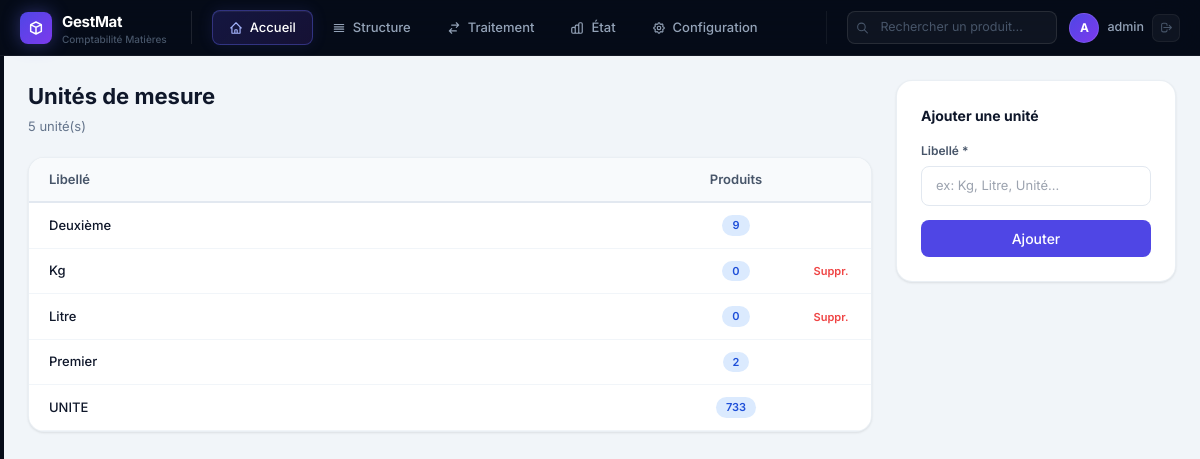
The app's page /config/unites/ (signed in) with its own data.
### matieres/models.py (models this page shows, shortened)
class Unite(models.Model):
    libelle = models.CharField(max_length=50, verbose_name="Unité")
    class Meta:
        verbose_name = "Unité"
        verbose_name_plural = "Unités"

### matieres/views.py (the view)
# urls.py: path('config/unites/', views.unite_list, name='unite_list'),
@login_required
def unite_list(request):
    if request.method == 'POST':
        libelle = request.POST.get('libelle', '').strip()
        if libelle:
            _, created = Unite.objects.get_or_create(libelle=libelle)
            messages.success(request, f"Unité « {libelle} » {'créée' if created else 'déjà existante'}.")
        return redirect('matieres:unite_list')
    if request.GET.get('delete'):
        obj = get_object_or_404(Unite, pk=request.GET['delete'])
        obj.delete()
        messages.success(request, "Unité supprimée.")
        return redirect('matieres:unite_list')
    unites = Unite.objects.annotate(nb=Count('produit')).order_by('libelle')
    return render(request, 'configuration/unites.html', {'page_title': 'Unités', 'unites': unites})

### templates/configuration/unites.html (shortened to what this page needs)
{% extends "base.html" %}
{% block content %}
<div style="display:flex;gap:24px;align-items:flex-start">
  <div style="flex:1">
    <div style="display:flex;align-items:center;justify-content:space-between;margin-bottom:20px">
      <div>
        <h1 style="font-size:22px;font-weight:700;color:#0f172a">Unités de mesure</h1>
        <p style="color:#64748b;font-size:13px;margin-top:4px">{{ unites.count }} unité(s)</p>
      </div>
    </div>
    <div class="card" style="padding:0;overflow:hidden">
      <table style="width:100%;border-collapse:collapse;font-size:13px">
        <thead>
          <tr style="background:#f8fafc;border-bottom:2px solid #e2e8f0">
            <th style="padding:12px 20px;text-align:left;font-weight:600;color:#475569">Libellé</th>
            <th style="padding:12px 20px;text-align:center;font-weight:600;color:#475569;width:110px">Produits</th>
            <th style="padding:12px 20px;text-align:center;font-weight:600;color:#475569;width:80px"></th>
          </tr>
        </thead>
        <tbody>
          {% for u in unites %}
          <tr class="table-row">
            <td style="padding:12px 20px;font-weight:500;color:#0f172a">{{ u.libelle }}</td>
            <td style="padding:12px 20px;text-align:center"><span class="badge-info">{{ u.nb }}</span></td>
            <td style="padding:12px 20px;text-align:center">
              {% if u.nb == 0 %}
              <a href="?delete={{ u.pk }}" onclick="return confirm('Supprimer ?')"
                style="font-size:11px;color:#ef4444;text-decoration:none;font-weight:600">Suppr.</a>
              {% endif %}
            </td>
          </tr>
          {% empty %}
          <tr><td colspan="3" style="padding:40px;text-align:center;color:#94a3b8">Aucune unité.</td></tr>
          {% endfor %}
        </tbody>
      </table>
    </div>
  </div>
  <div style="width:280px;flex-shrink:0">
    <div class="card">
      <h3 style="font-size:14px;font-weight:700;color:#0f172a;margin-bottom:16px">Ajouter une unité</h3>
      <form method="post">
        <div style="margin-bottom:14px">
          <label style="font-size:12px;font-weight:600;color:#475569;display:block;margin-bottom:6px">Libellé *</label>
          <input name="libelle" placeholder="ex: Kg, Litre, Unité…" required
            style="width:100%;padding:9px 14px;border:1px solid #e2e8f0;border-radius:8px;font-size:13px;outline:none">
        </div>
        <button class="btn-primary" type="submit" style="width:100%;justify-content:center">Ajouter</button>
      </form>
    </div>
  </div>
</div>
{% endblock %}

### templates/base.html (shortened to what this page needs)
<!DOCTYPE html>
<html lang="fr" class="h-full">
<head>
  <script src="https://cdn.tailwindcss.com"></script>
</head>
<body>
<header class="topbar">
  <div class="logo-wrap">
    <div class="logo-icon">
      <svg width="16" height="16" fill="none" stroke="#fff" viewBox="0 0 24 24" stroke-width="2.2">
        <path stroke-linecap="round" stroke-linejoin="round" d="M20 7l-8-4-8 4m16 0l-8 4m8-4v10l-8 4m0-10L4 7m8 4v10M4 7v10l8 4"/>
      </svg>
    </div>
    <div>
      <div class="logo-text">GestMat</div>
      <div class="logo-sub">{% if societe %}{{ societe.nom|truncatechars:20 }}{% else %}Comptabilité Matières{% endif %}</div>
    </div>
  </div>
  <nav class="tab-nav" role="tablist">
    <a href="{% url 'matieres:dashboard' %}" class="tab-btn" data-tab="accueil" role="tab">
      <svg width="14" height="14" fill="none" stroke="currentColor" viewBox="0 0 24 24" stroke-width="2">
        <path stroke-linecap="round" stroke-linejoin="round" d="M3 12l2-2m0 0l7-7 7 7M5 10v10a1 1 0 001 1h3m10-11l2 2m-2-2v10a1 1 0 01-1 1h-3m-6 0a1 1 0 001-1v-4a1 1 0 011-1h2a1 1 0 011 1v4a1 1 0 001 1m-6 0h6"/>
      </svg>
      Accueil
    </a>
    <span class="tab-btn" data-tab="structure" role="tab" style="cursor:pointer">
      <svg width="14" height="14" fill="none" stroke="currentColor" viewBox="0 0 24 24" stroke-width="2">
        <path stroke-linecap="round" stroke-linejoin="round" d="M4 6h16M4 10h16M4 14h16M4 18h16"/>
      </svg>
      Structure
    </span>
    <span class="tab-btn" data-tab="traitement" role="tab" style="cursor:pointer">
      <svg width="14" height="14" fill="none" stroke="currentColor" viewBox="0 0 24 24" stroke-width="2">
        <path stroke-linecap="round" stroke-linejoin="round" d="M8 7h12m0 0l-4-4m4 4l-4 4m0 6H4m0 0l4 4m-4-4l4-4"/>
      </svg>
      Traitement
    </span>
    <span class="tab-btn" data-tab="etat" role="tab" style="cursor:pointer">
      État
    </span>
    <span class="tab-btn" data-tab="configuration" role="tab" style="cursor:pointer">
      Configuration
    </span>
  </nav>
  <div class="topbar-right">
    <div class="search-wrap">
      <svg class="search-icon" width="13" height="13" fill="none" stroke="currentColor" viewBox="0 0 24 24" stroke-width="2">
        <path stroke-linecap="round" stroke-linejoin="round" d="M21 21l-6-6m2-5a7 7 0 11-14 0 7 7 0 0114 0"/>
      </svg>
      <input type="text" placeholder="Rechercher un produit…" name="q"
        hx-get="{% url 'matieres:htmx_recherche_produit' %}"
        hx-trigger="keyup changed delay:300ms"
        hx-target="#search-results">
    </div>
    <div class="user-wrap">
      <div class="user-avatar">{{ request.user.username|first|upper }}</div>
      <span class="user-name">{{ request.user.get_full_name|default:request.user.username }}</span>
      <a href="{% url 'logout' %}" class="btn-logout" title="Déconnexion">
        <svg width="13" height="13" fill="none" stroke="currentColor" viewBox="0 0 24 24" stroke-width="2">
          <path stroke-linecap="round" stroke-linejoin="round" d="M17 16l4-4m0 0l-4-4m4 4H7m6 4v1a3 3 0 01-3 3H6a3 3 0 01-3-3V7a3 3 0 013-3h4a3 3 0 013 3v1"/>
        </svg>
      </a>
    </div>
  </div>
</header>
<div class="app-body">
  <main class="main-area" id="main-content">
    <div class="main-inner">
      {% block content %}{% endblock %}
    </div>
  </main>
</div>
</body>
</html>

### records on screen
Unite: libelle "Deuxième", nb "9"
Unite: libelle "Kg", nb "0"
Unite: libelle "Litre", nb "0"
Unite: libelle "Premier", nb "2"
Unite: libelle "UNITE", nb "733"

### other values on screen
{{ request.user.username|first|upper }} "A"
{{ request.user.get_full_name|default:request.user.username }} "admin"
{{ unites.count }} "5"
